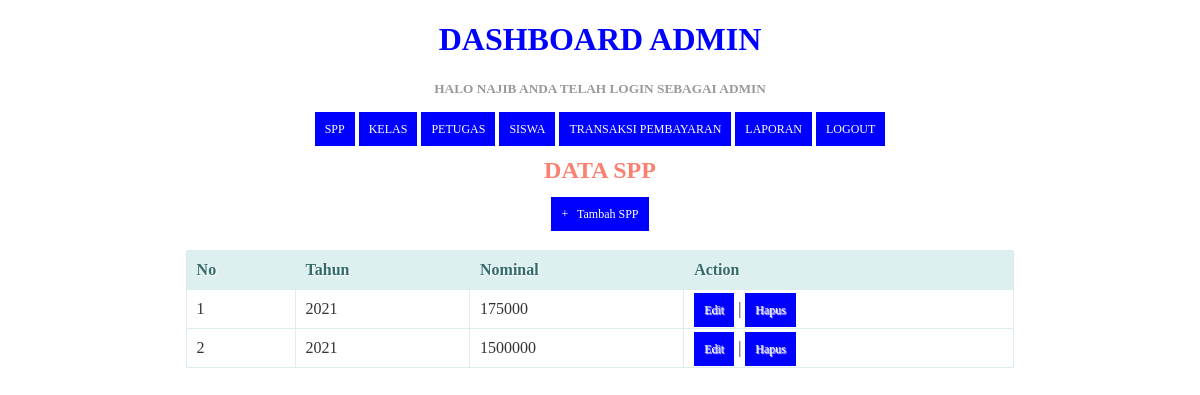
/spp.php (signed in), run on the app's committed database.
### tables this page shows
CREATE TABLE `tb_spp` (
  `id_spp` int(11) NOT NULL,
  `tahun` int(11) NOT NULL,
  `nominal` int(11) NOT NULL
);

### spp.php (the view, shortened to what this page needs)
<!DOCTYPE html>
<html>
  <head>
  </head>
<body>
	<?php
  include ('header.php');
?>
    <center><h2>Data SPP</h2><center>
    <center><a href="tambah_spp.php">+ &nbsp; Tambah SPP</a><center>
    <br/>
    <table>
      <thead>
        <tr>
          <th>No</th>
          <th>Tahun</th>
          <th>Nominal</th>
          <th>Action</th>
        </tr>
    </thead>
    <tbody>
      <?php
      $query = "SELECT * FROM tb_spp ORDER BY id_spp ASC";
      $result = mysqli_query($koneksi, $query);
      $no = 1;
      while($row = mysqli_fetch_assoc($result))
      {
      ?>
       <tr>
          <td><?php echo $no; ?></td>
          <td><?php echo $row['tahun']; ?></td>
          <td><?php echo substr($row['nominal'], 0, 20); ?></td>
          <td>
              <a href="edit_spp.php?id=<?php echo $row['id_spp']; ?>">Edit</a> |
              <a href="proses_hapusspp.php?id=<?php echo $row['id_spp']; ?>" onClick="return confirm('Anda yakin akan menghapus data ini?')">Hapus</a>
          </td>
      </tr>
      <?php
        $no++;
      }
      ?>
    </tbody>
    </table>
</body>
</html>

### spp.php (style rules this page uses)
* { font-family: "Trebuchet MS"; }
h2 { text-transform: uppercase; color: salmon; }
table { border: solid 1px #DDEEEE; border-collapse: collapse; border-spacing: 0; width: 70%; margin: 10px auto 10px auto; }
table thead th { background-color: #DDEFEF; border: solid 1px #DDEEEE; color: #336B6B; padding: 10px; text-align: left; text-shadow: 1px 1px 1px #fff; text-decoration: none; }
table tbody td { border: solid 1px #DDEEEE; color: #333; padding: 10px; text-shadow: 1px 1px 1px #fff; }
a { background-color: salmon; color: #fff; padding: 10px; text-decoration: none; font-size: 12px; }

### header.php (style rules this page uses)
* { font-family: "Trebuchet MS"; }
table { border: solid 1px #DDEEEE; border-collapse: collapse; border-spacing: 0; width: 70%; margin: 10px auto 10px auto; }
table thead th { background-color: #DDEFEF; border: solid 1px #DDEEEE; color: #336B6B; padding: 10px; text-align: left; text-shadow: 1px 1px 1px #fff; text-decoration: none; }
table tbody td { border: solid 1px #DDEEEE; color: #333; padding: 10px; text-shadow: 1px 1px 1px #fff; }
a { background-color: blue; color: #fff; padding: 10px; text-decoration: none; font-size: 12px; }

### data on the page
tb_spp: tahun "2021", nominal "175000"
tb_spp: tahun "2021", nominal "1500000"

### other printed values
$_SESSION['username'] "NAJIB"
$_SESSION['level'] "ADMIN"
